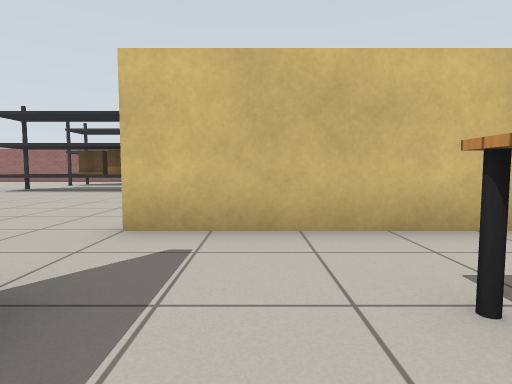
View 1 (above)

14 first-person views from a walk through a robot-simulator world made for Gazebo. The camera is 0.68 m above the floor, tilts 4° down and sees 80° across. The floor is counted in squares, 1 m on a side. Each view is taken from the middle of a square. On the plan, view 1 faces up. The plan holds only what a view shows up to about 10 squares ahead; the rest is blank. Gazebo's built-in surfaces are drawn with simple patterns.

View 2
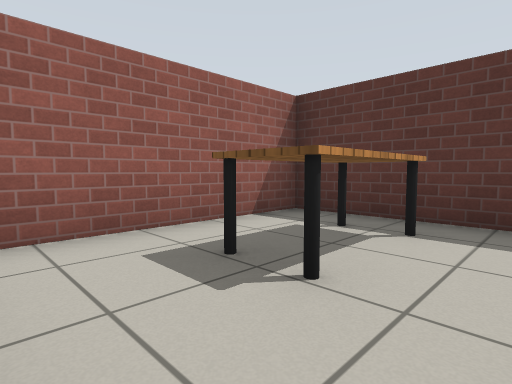

View 3
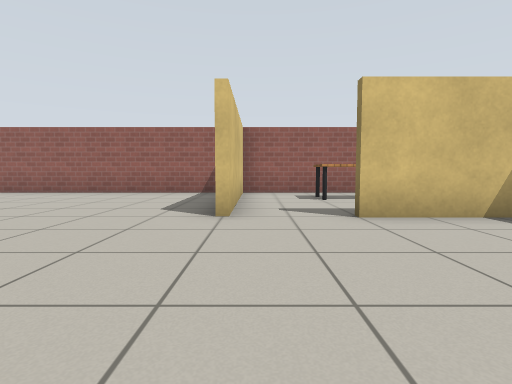

View 4
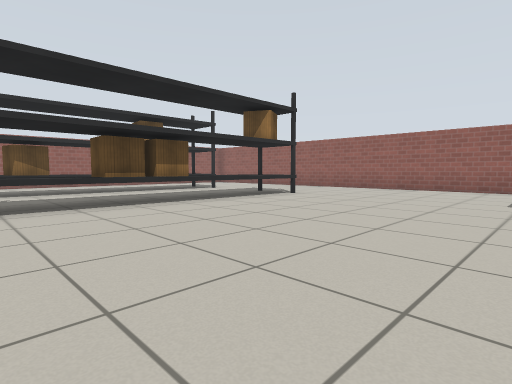

View 5
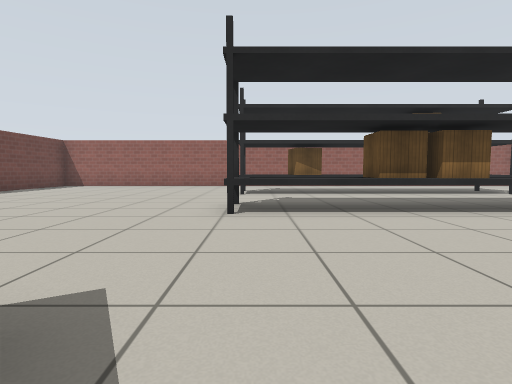

View 6
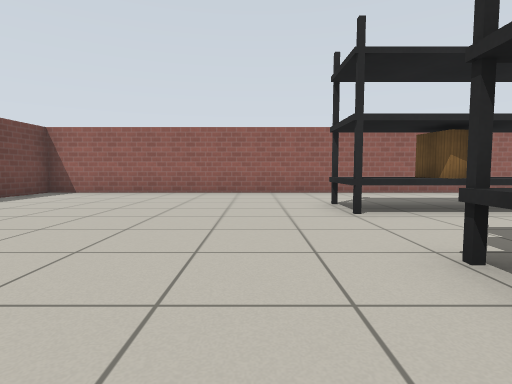

View 7
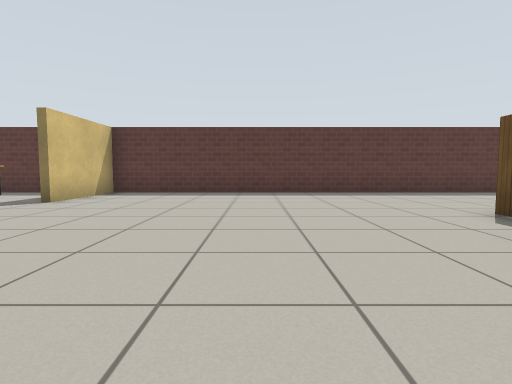

View 8
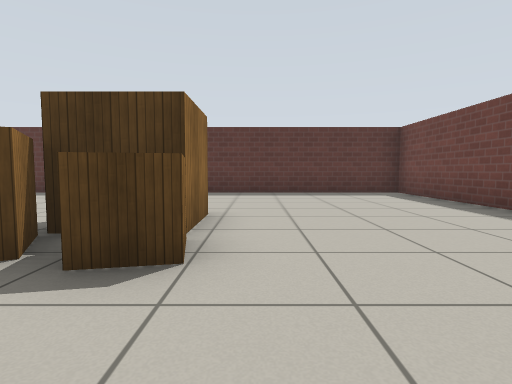

View 9
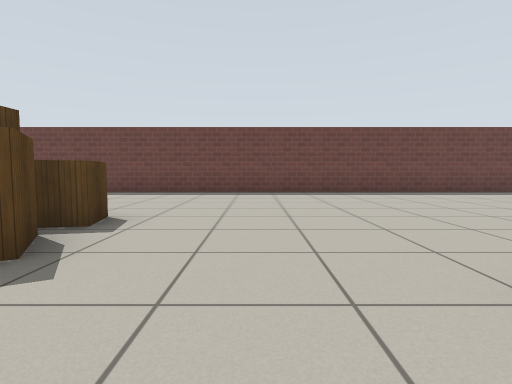

View 10
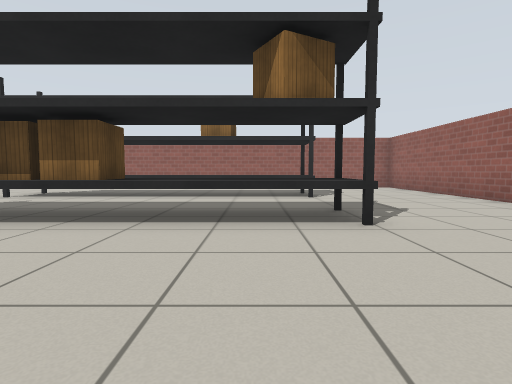

View 11
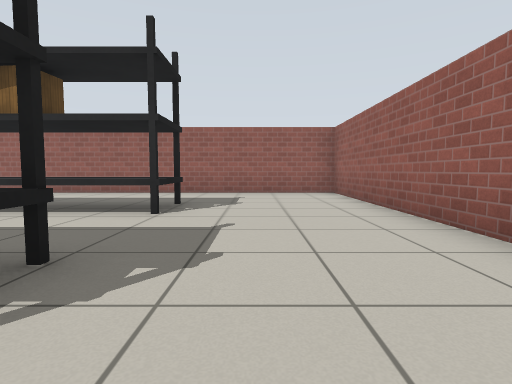

View 12
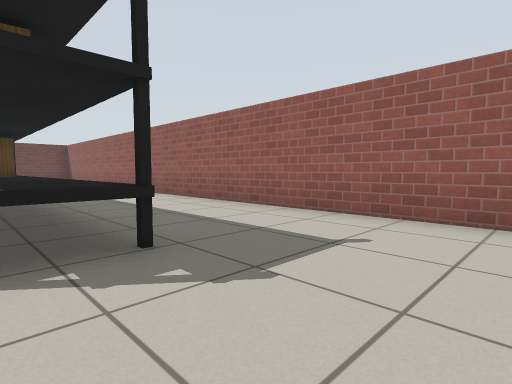

View 13
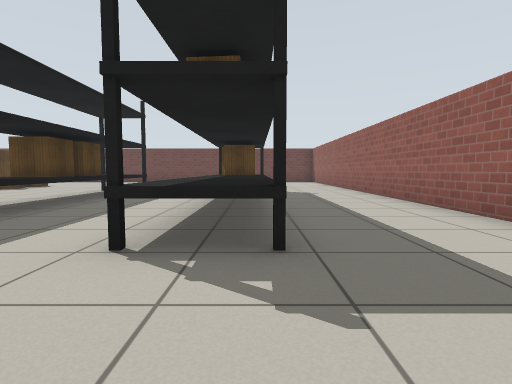

View 14
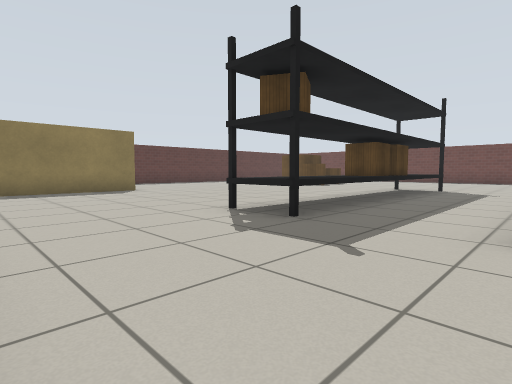

### Floor plan
Key: @ floor where view 1 was taken; # wall or solid block; . floor; R rack; T table; C crate.
Columns run from 17 left of view 1 to 4 right of it. Each row starts with its distance up from view 1.
 19 ######################
 18 #....................#
 17 #....................#
 16 #....................#
 15 #........RRRRRRRR....#
 14 #........RRRRRRRR....#
 13 #....................#
 12 #....................#
 11 #........RRRRRRRR....#
 10 #........RRRRRRRR....#
  9 #....................#
  8 #....................#
  7 #....................#
  6 #.....CCC............#
  5 #.....CCC............#
  4 #.....CC........######
  3 #....................#
  2 #....................#
  1 #...............#.TT.#
  0 #...............#@TT.#
 -1 #...............#....#
 -2 ######################

Where each view was taken, in squares from view 1:
view 1: 0 up, 0 right, facing up
view 2: 3 up, 0 right, facing down-right
view 3: 3 up, 6 left, facing right
view 4: 4 up, 8 left, facing up-right
view 5: 5 up, 8 left, facing up
view 6: 9 up, 10 left, facing up
view 7: 8 up, 6 left, facing down
view 8: 8 up, 12 left, facing down
view 9: 8 up, 7 left, facing left
view 10: 6 up, 2 left, facing up
view 11: 9 up, 1 right, facing up
view 12: 14 up, 2 right, facing up-left
view 13: 15 up, 2 right, facing left
view 14: 14 up, 3 right, facing down-left
